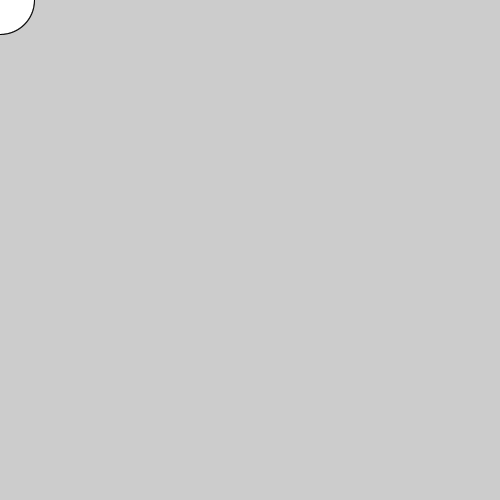
Frame 1 (no input)
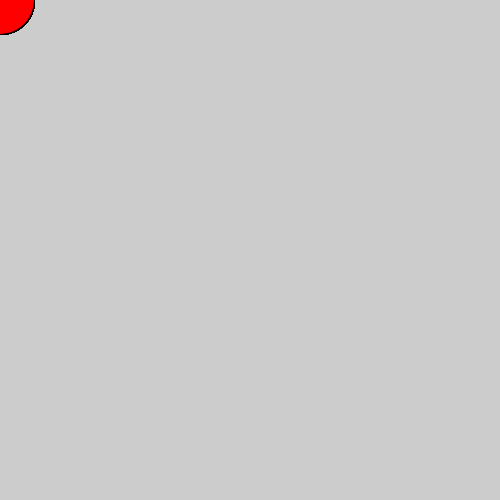
Frame 60 (the mouse pressed at the canvas centre just before this capture)
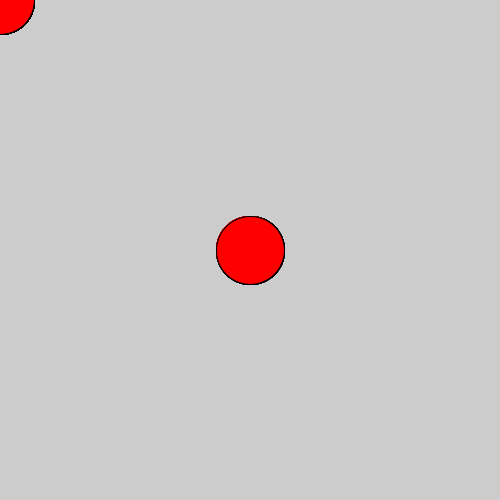
Frame 120 (the mouse held since frame 60 and released just before this capture)

The Processing sketch that drew these frames (run headless with seeded random() and noise(); from frame 60 on, the mouse is pressed at the canvas centre):

// Processing sketch: SS5_ColorfulCursor
// ── SS5_ColorfulCursor.pde
//Angel Padilla - Colorful Cursor

//As far as my first introduction is going when using arrays in Processing,
//it was honestly a challenge for me so I would definitely say that this
//assignment was the toughtest one so far and that's ok. Experimentation is 
//always a good thing to do, and what I decided to make was an interactive
//sketch while using your mouse. The design itself aligns with your mouse and
//it almost resembles the look of a rainbow slinky. I definitely want to try and 
//understand more of the functionalities surrounding Arrays and User Defined 
//Functions in the near future, but as far as my project goes, I'm definitely going 
//to branch out more on Short Studies 2, 3, and 4 for the midterm altogether.

//I set the initial value to 35 for mouse. Changing the mouse's numerical value 
//ultimately changes the size of the ellipses that follow the cursor. So the higher
//the number, the bigger the circle.

int mouse = 35;
int[] a = new int[mouse];
int[] b = new int[mouse];

void setup() {
  size(500, 500);
}

void rbSlinky() {

// This is one of my user defined functions where I put an array onto it
// I made a new value called x that equals 0, made the mouse value better than x.
// I then applied an increment which means x++ = x + 1
// x*2 on both positions means that the ellipses constantly grow and expand.
// I even experimented with x/2 initially and it made the circles shrink.

// From there, arrays a and b have the x value within the empty parentheses

  for (int x = 0; x < mouse; x++) {
    ellipse(a[x], b[x], x*2, x*2);
  }
 }
 
 void domino() {
   
 //This is another user defined function where I essentially changed the 
 //x and y positions to have just the x value. This is opposed to what we see in 
 //the rbSlinky(rb as in rainbow) user defined function where the x value is 
 //multiplied by 2. I'd like to call this function domino considering that when 
 //one experiments with the sketch, you can see a trail of circles follow you and 
 //the entire thing just stacks up. It reminds me of when you let one domino drop
 //and then you watch all the other dominoes drop as a result only to see a 
 //pair of fallen dominos on the ground.
 
    for (int x = 0; x < mouse; x++) {
    ellipse(a[x], b[x], x, x);
  }
}

void draw() {
  
 
  for (int x = mouse-1; x > 0; x--) { 
    a[x] = a[x-1];
    b[x] = b[x-1];
  //Applying this type of code allows the values to be shifted to the right
  //I made a value and made it equal to the mouse value minus 1
  //It's also better than 0 and I applied a decrement after which means x-- = x - 1 
  //I then applied the decrement and made it equal to the a array and b array
  
  }
  
  a[0] = mouseX;
  b[0] = mouseY;
  //I made a and b become equal to mouseX and mouseY so that the position of 
  //where the cursor at is aligned by the arrays
  
  domino();  
  //After creating my own user-defined function, I simply added it under void draw.
  
  rbSlinky();
  //I added this user-defined function also just so that it can be applied
  
  
  //Furthermore, I added a conditional statement which allows the user to change
  //to any color they want, and it's in the order of a rainbow. Red, orange, yellow,
  //green, blue, and purple are the variety of colors that the user has. This is 
  //ultimately a useful tool because just in case you get lose with just one color,
  //you can have multiple as a result so that it's easier to follow your cursor.
  
  if (keyCode == '1')
  {
    fill(255, 94, 5); // This color is orange
  }
  
  else if (keyCode == '2')
  {
    fill(250, 253, 15); // This color is yellow
  }
  
  else if (keyCode == '3')
  {
    fill(0, 255, 0); // This color is green
  }
  
  else if (keyCode == '4')
  { 
    fill(0, 0, 255); // This color is blue
  }
  
  else if (keyCode == '5')
  {
    fill(75, 0, 130); // And this color is purple
  }
  
  else
  {
    fill(255, 0, 0);
  }
  
 
    
  
  
 }
